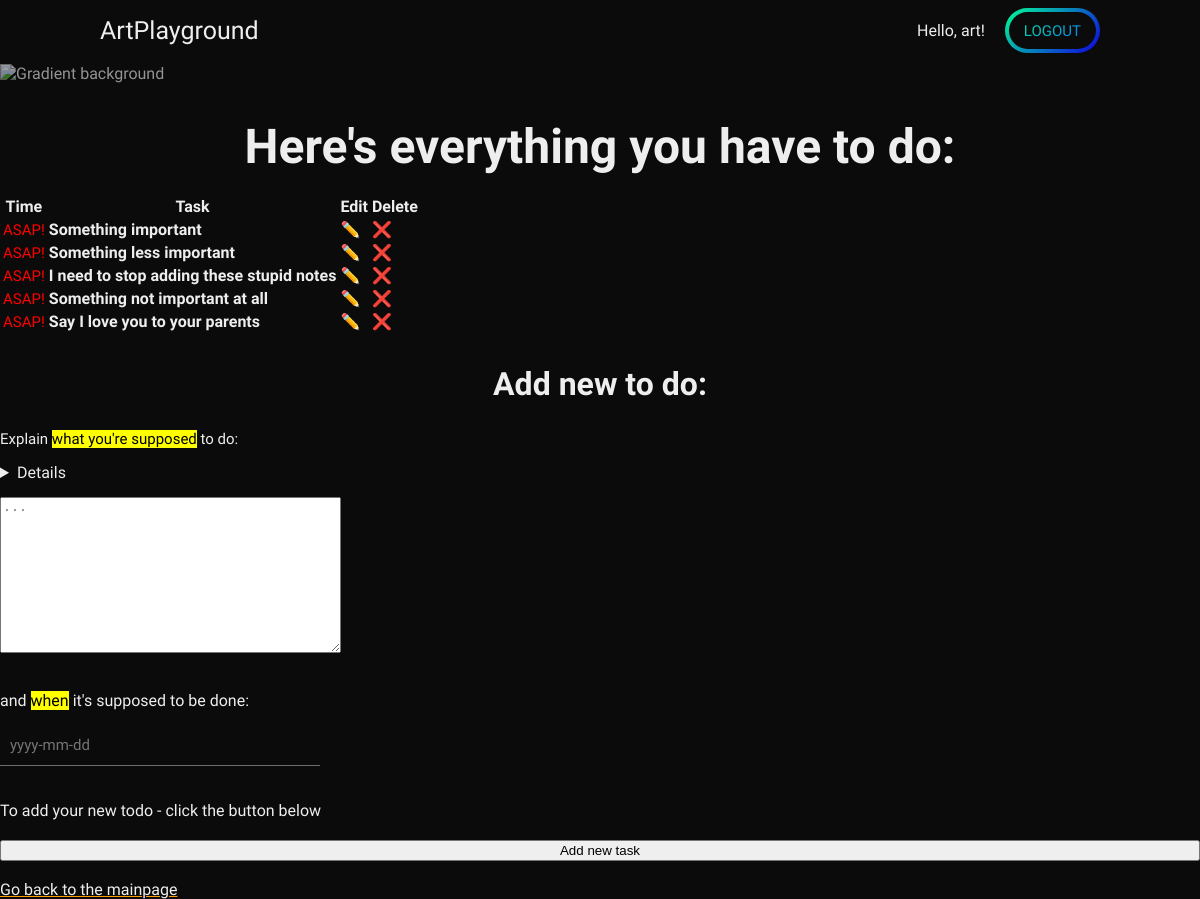
The app's page /to-do-list/ (signed in) with its own data.
### todolist/models.py (models this page shows, shortened)
class Task(models.Model):
    task = models.CharField(max_length=150)
    date = models.DateField()
    created_by = models.ForeignKey(User, on_delete=models.CASCADE)

### todolist/views.py (the view, shortened to what this page needs)
# urls.py: path("", views.my_todo_lists, name="my_todo_lists"),
@login_required
def my_todo_lists(request):
    tasks_list = Task.objects.filter(created_by=request.user).order_by("date")
    taskform = TaskForm()
    for record in tasks_list:
        if record.date < date.today():
            record.date = "ASAP!"
        elif record.date == date.today():
            record.date = "Today"
        elif (record.date - date.today()).days < 7:
            record.date = record.date.strftime("%A")
    context = {"records": tasks_list, "taskform": taskform}
    return render(request, "todolist/lists.html", context)

### todolist/forms.py
class TaskForm(forms.ModelForm):
    class Meta:
        model = Task
        fields = ["task", "date"]
        widgets = {
            "task": Textarea(
                attrs={
                    "required": True,
                    "class": "form-control",
                    "style": "max-width: 400px;",
                    "placeholder": "...",
                }
            ),
            "date": DateInput(
                attrs={
                    "required": True,
                    "class": "form-control",
                    "style": "max-width: 400px;",
                    "placeholder": "yyyy-mm-dd",
                }
            ),
        }

### todolist/templates/todolist/lists.html (shortened to what this page needs)
{% extends 'base_layout.html' %} {% block content %}
<h1>Here's everything you have to do:</h1>
<table>
  <tr>
    <th>Time</th>
    <th>Task</th>
    <th>Edit</th>
    <th>Delete</th>
  </tr>
  {% for record in records %}
  <tr>
    <td>
  {% if record.date == "ASAP!" %}
    <span style="color: red">
      {{record.date}}</span></td> <td><b>{{ record.task}}</b></td>
      <td><a href="{% url 'edit_task' record.id %}" style="text-decoration: none">✏️</a></td>
      <td><a href="{% url 'delete_task' record.id %}" style="text-decoration: none">❌</a></td>
  </tr>
  {% endif %} {% endfor %}
</table>
<br />
<h2>Add new to do:</h2>
<form method="post">
  <div class="form-group">
    <p>Explain <mark>what you're supposed</mark> to do: <details>Content of your new task</details></p>
    <p>{{ taskform.task }}</p>
    <br />and <mark>when</mark> it's supposed to be done:
    <p>{{taskform.date}}</p>
  </div>
  <summary>To add your new todo - click the button below</summary>
  <button type="submit">Add new task</button>
</form>
<br />
<a href="/">Go back to the mainpage</a>
{% endblock %}

### general/templates/general/base_layout.html (shortened to what this page needs)
{% load static %}
<!DOCTYPE html>
<html>
  <head>
    <link rel="stylesheet" href="{% static 'css/style.css' %}">
  </head>
  <body>
    <img class="body-gradient {% block background_class %}{% endblock %}" src="https://daily-now-res.cloudinary.com/image/upload/s--O8GDhJO8--/f_auto/v1692271285/public/Desktop-ask-bg" alt="Gradient background">
    <header class="{% block header_class %}{% endblock %}">
      <nav class="menu-nav">
        <a href="{% url 'mainpage' %}" class="menu-item">ArtPlayground</a>
      </nav>
      <nav class="profile-nav">
        {% if user.is_authenticated %}
        Hello, {{user.username}}!
        <div class="button btn-blue"><div class="ahref--bg"><a href="{% url 'logout' %}">Logout</a></div></div>
        {% else %}
        <div class="button btn-yelpur-rev"><div class="ahref--bg"><a href="{% url 'register' %}">Sign up</a></div></div>
        <div class="button btn-yelpur"><div class="ahref--bg"><a href="{% url 'login' %}">Login</a></div></div>
        {% endif %}
      </nav>
    </header>
    <main>
      {% block content %}{% endblock %}
    </main>
  </body>
</html>

### static/css/style.css (style rules this page uses)
body { background-color: #0B0B0B; color: #EEE; font-family: "Ubuntu", sans-serif; padding: 0; margin: 0; }
body .body-gradient { position: absolute; top: 64px; left: 0; width: 80%; opacity: 0.6; }
body main { position: relative; top: 30px; left: 0; padding-top: 70px; }
body main > h1, body main > h2, body main > h3, body main > h4 { text-align: center; }
body h1, body h2, body h3, body h4 { text-decoration: none; line-height: 1.25em; margin: 0.35em 0; color: #EEE; }
body h1 { font-size: 48px; }
body h2 { font-size: 32px; }
body span, body p { font-size: 15px; }
body a { line-height: 15px; color: #EEE; text-decoration-color: #ff9d00; }
.button { width: max-content; padding: 4px 4px; border-radius: 24px; mask-image: paint(smooth-corners); -webkit-mask-image: paint(smooth-corners); }
.button .ahref--bg, .button .button--bg { padding: 9px 0px; background-color: #0B0B0B; border-radius: 24px; mask-image: paint(smooth-corners); -webkit-mask-image: paint(smooth-corners); }
.button .ahref--bg a, .button .ahref--bg button, .button .button--bg a, .button .button--bg button { padding: 15px 15px; font-size: 15px; text-transform: uppercase; font-weight: 500; text-decoration: none; }
.button.btn-blue { background: linear-gradient(135deg, #00ff95, #0f00e3); }
.button.btn-blue a, .button.btn-blue button { background: linear-gradient(135deg, #00ff95, #0B59FF); -webkit-background-clip: text; -webkit-text-fill-color: transparent; }
form { display: grid; grid-template-columns: 1fr; grid-template-rows: auto; row-gap: 20px; }
header { display: flex; justify-content: space-between; align-items: center; position: fixed; width: calc(100% - 200px); padding: 10px 100px; background: #0B0B0B; height: 40px; z-index: 100; }
header nav.menu-nav { display: flex; column-gap: 20px; }
header nav.menu-nav a { text-decoration: none; font-size: 25px; line-height: 25px; }
header .menu-item { justify-self: flex-start; }
header .profile-nav { display: flex; justify-content: center; align-items: center; column-gap: 20px; }
input, input:active, input:focus, input:focus-visible, input:target, input:-webkit-autofill:focus, input:-webkit-autofill { background-color: #0B0B0B; color: #EEE; border: none; outline: none; border-bottom: 1px solid rgba(255, 255, 255, 0.4); line-height: 40px; font-size: 15px; padding: 0 10px; font-family: "Ubuntu", sans-serif; }
input { min-width: 300px; }
input ::placeholder { font-size: 15px; color: rgba(255, 255, 255, 0.4); }

### records on screen
Task: date "ASAP!", task "Something important"
Task: date "ASAP!", task "Something less important"
Task: date "ASAP!", task "I need to stop adding these stupid notes"
Task: date "ASAP!", task "Something not important at all"
Task: date "ASAP!", task "Say I love you to your parents"

### other values on screen
{{ user.username }} "art"
